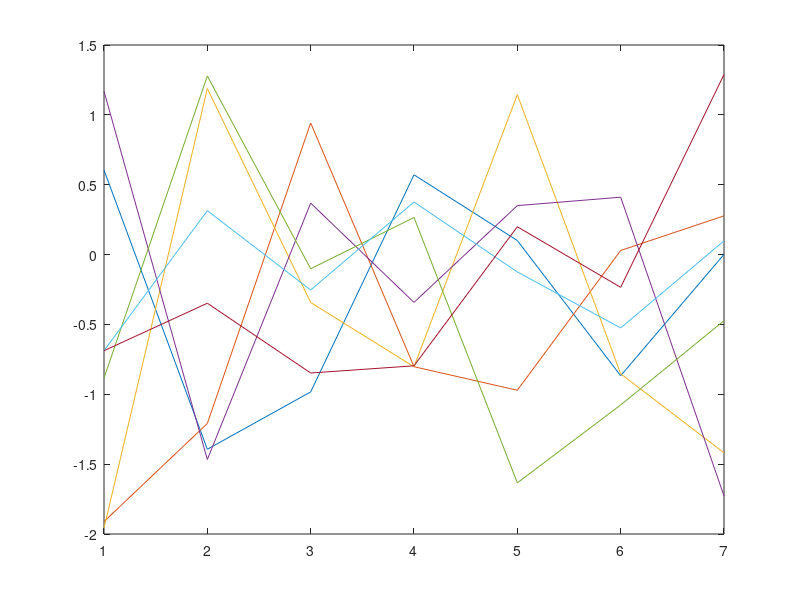

Recreate this plot in MATLAB. (Note: this script raises an error after producing the figure.)
clear all; close all; clc
iFig = 0;

% grab some plotting colors
h = plot(randn(7));
for i = 1:7; colors(i,:) = h(i).Color; end
close all;

%% *** Experiment Setup ***************************************************

% site names
sites = [{'Amplero'},{'Blodgett'},{'Bugac'   },{'ElSaler2'},{'ElSaler' },...
    {'Espirra'},{'FortPeck'},{'Harvard' },{'Hesse'   },{'Howlandm'},...
    {'Howard' },{'Hyytiala'},{'Kruger'  },{'Loobos'  },{'Merbleue'},...
    {'Mopane' },{'Palang'  },{'Sylvania'},{'Tumba'   },{'UniMich' }];
Nsites = length(sites);

% Models
modelNames = [ ...
    {'CABLE 2.0'}
    {'CABLE 2.0 SLI'}
    {'CHTESSEL'}
    {'COLASSiB 2.0'}
    {'ISBA SURFEX 7.3 3l'}
    {'ISBA SURFEX 7.3 dif'}
    {'JULES 3.1'}
    {'JULES 3.1 (altP)'}
    {'Manabe Bucket'}
    {'Mosaic'}
    {'Noah 2.7.1'}
    {'Noah 3.2'}
    {'Noah 3.3'}
    %          {'ORCHIDEE.trunk_r1401'}
    %          {'SUMMA.1.0.exp.01.000'}
    %          {'SUMMA.1.0.exp.01.001'}
    %          {'SUMMA.1.0.exp.01.002'}
    %          {'SUMMA.1.0.exp.01.003'}
    %          {'SUMMA.1.0.exp.01.004'}
    %          {'SUMMA.1.0.exp.01.005'}
    %          {'SUMMA.1.0.exp.01.006'}
    %          {'SUMMA.1.0.exp.01.007'}
    %          {'SUMMA.1.0.exp.01.008'}
    %          {'SUMMA.1.0.exp.01.009'}
    {'Penman Monteith'}];
Nmodels = length(modelNames);

%% *** Load Data **********************************************************

% % screen report
% fprintf('Loading Data ... \n'); tic;
% fprintf(repmat('.',[1,Nsites]));
% fprintf('\n');
% 
% % loop sites
% for s = 1:Nsites
%     fprintf('.');
%     
%     % load pals data
%     fname = strcat('../data/pals_data/extracted/',sites{s},'.txt');
%     pals(:,:,s) = load(fname);
%     
%     % load  data
%     fname = strcat('../data/model_data/extracted/',sites{s},'.mat');
%     data = load(fname);
%     model(:,:,:,s) = data.model;
%     
% end % sites
% 
% % screen report
% fprintf(' finished; time = %f \n',toc);
% 
% all_data.pals = pals;
% all_data.model = model;
% save('all_data.mat','all_data','-v7.3');

load('all_data.mat');
pals = all_data.pals;
model = all_data.model;

%% *** Calculate Indices **************************************************

% screen report
fprintf('Calculating Indices ... \n'); tic;
fprintf(repmat('.',[1,Nsites]));
fprintf('\n');

% init storage
PE  = zeros(1,Nsites)./0;
PP  = zeros(1,Nsites)./0;
DI  = zeros(1,Nsites)./0;
TP  = zeros(1,Nsites)./0;
EE  = zeros(1,Nsites)./0;
EF  = zeros(1,Nsites)./0;
EEm = zeros(Nsites,Nmodels)./0;
EFm = zeros(Nsites,Nmodels)./0;

% aggregate to annual means
for s = 1:Nsites
    fprintf('.');
    
    % find missing values in PALS data
    Iy = find(all(~isnan(squeeze(pals(:,:,s))')))';
    if isempty(Iy); continue; end
    
    % find missing vales in model
    Im1 = find(all(~isnan(squeeze(model(Iy     ,9,:,s))')));
    Im2 = find(all(~isnan(squeeze(model(Iy(Im1),10,:,s))')));
    Iy = Iy(Im1(Im2));
    if length(Iy) < 2e4; continue; end
    
    % dryness index
    PE(s) = mean(model(Iy,10,end,s))/2454000 * 60*30 *length(Iy);
    PP(s) = sum(pals(Iy,9,s));% * 60*30;% *length(Iy);
    DI(s) = PE(s)/PP(s);
    
    % evaporative fraction
    for m = 1:Nmodels
        EEm(s,m) = nanmean(model(Iy,10,m,s))/2454000 * 60*30 *length(Iy);
        EFm(s,m) = EEm(s,m) / PP(s);
    end % models
    EE(s) = mean(pals(Iy,10,s))/2454000 * 60*30 *length(Iy);
    EF(s) = EE(s)/PP(s);
    
    % Turc-Pike
    v = 2;
    TP(s) = (1+DI(s)^-v)^(-1/v);% * PP(y,s);
    
    % regression inputs
    Ta(s) = mean(pals(Iy,5,s));
    Rn(s) = mean(pals(Iy,6,s));
        
end % sites

% screen report
fprintf(' finished; time = %f \n',toc);

%% *** Perform Regression *************************************************

% screen report
fprintf('Training Regressions ... \n'); tic;
fprintf(repmat('.',[1,Nsites]));
fprintf('\n');

clear reg LR
for s = 1:Nsites
    fprintf('.');
    
    % grab loo training/testing data
    S = 1:Nsites; S(S == s) = [];
    di = DI(S); pp = PP(S); pe = PE(S); ta = Ta(S); rn = Rn(S); ef = EF(S); tp = TP(S);
    Xtrain = [tp(:),ta(:),pp(:),rn(:),ones(size(di(:)))];
    Ytrain = ef(:);% - tp(:);
    Xtest = [TP(s),Ta(s),PP(s),Rn(s),1];
    Ytest = EF(s);% - TP(s);
    
    % remove missing values
    Ix = find(any(isnan(Xtrain)));
    Xtrain(Ix,:) = [];
    Ytrain(Ix) = [];
    Iy = find(isnan(Ytrain));
    Xtrain(Iy,:) = [];
    Ytrain(Iy) = [];
    
    % train model
    reg(:,s) = Xtrain\Ytrain;
    
    % predict with trained model
    Ix = find(all(~isnan(Xtest)));
    LR(s) = Xtest * reg(:,s);% + TP(s);
    
end

% screen report
fprintf(' finished; time = %f \n',toc);

%% *** Calculate Bootstrap Significance ***********************************

% total number of data
assert(all(~isnan(DI)));

% number of bootstrap samples
Nboot = 1e4;

% storage
bu = zeros(Nboot,Nmodels)/0;

% loop through models
for m = 1:Nmodels
    
    % true mean
    mu(m) = abs(mean(LR) - mean(EFm(:,m)));
    
    % total data vector
    comb = cat(1,LR',EFm(:,m));
    
    % bootstrap means
    for b = 1:Nboot
        
        % sample with replacement
        S = datasample(1:length(comb),length(comb));
        S1 = comb(S(1:length(comb)/2));
        S2 = comb(S(length(comb)/2+1:end));
        
        % bootstrap mean
        bu(b,m) = abs(mean(S1) - mean(S2));
        
    end % bootstrap
    
    % calculate significance
    pValue(2+m) = length(find(bu(:,m)>mu(m)))/Nboot;
    
end % models

%% *** Calculate RMSEs ****************************************************

% total number of data
I = find(~isnan(DI));
Ni = length(I);

% bootstrap samples
Nboot = 1000;
for b = 1:Nboot
    
    % sample with replcement
    S = datasample(1:Ni,Ni);
    
    % calculte RMSEs
    RMSE.TP(b) = rmse(TP(I(S))',EF(I(S))');
    RMSE.LR(b) = rmse(LR(I(S))',EF(I(S))');
    for m = 1:Nmodels
        efm = squeeze(EFm(:,m));
        RMSE.model(m,b) = rmse(efm(I(S)),EF(I(S))');
    end
    
    % calculte MAEs
    MAE.TP(b) = mae(TP(I(S))',EF(I(S))');
    MAE.LR(b) = mae(LR(I(S))',EF(I(S))');
    for m = 1:Nmodels
        efm = squeeze(EFm(:,m));
        MAE.model(m,b) = mae(efm(I(S)),EF(I(S))');
    end
    
end % Nboot

RMSEs = cat(1,[RMSE.TP;RMSE.LR],RMSE.model(1:end,:));
[~,rank] = sort(mean(RMSEs'));
RMSEs = RMSEs(rank,:);

MAEs = cat(1,[MAE.TP;MAE.LR],MAE.model(1:end,:));
[~,rank] = sort(mean(MAEs'));
MAEs = MAEs(rank,:);

%% *** Plot Budyko Curve **************************************************

% Turc-Pike curve
Xtp = 0:0.1:10.5;
Ytp = (1+Xtp.^-v).^(-1/v);

% initialize figure
iFig = iFig+1; figure(iFig); close(iFig); figure(iFig);
set(gcf,'color','w','position',[1000,894,1050,425]);

% plot turc-pike curve
h1 = plot(Xtp,Ytp,'-k','linewidth',0.5); hold on;
h2 = plot(DI,EF,'s','color',colors(1,:),'markersize',8,'markerfacecolor',colors(1,:));
clear h

% plot model data
for s = 1:Nsites
    h(s,:) = plot(DI(s),squeeze(EFm(s,1:end-1)),'.','color',colors(2,:));
end

% plot regression data
h3 = plot(DI,LR,'o','color',colors(4,:),'markersize',8,'markerfacecolor',colors(4,:));

% plot budyko curve
h0 = plot([0,1],[0,1],'k--');
plot([1,10.5],[1,1],'k--');

% labels
xlabel('Dryness Index','fontsize',16);
ylabel('Evaporative Fraction','fontsize',16);
legend([h1,h2(1),h(1,1),h3(1)],'Turc-Pike','PALS Data','Land Models',...
    'Linear Regression','location','nw');%modelNames(1:end-1)');

% aesthetics
set(gca,'ylim',[0,1.5]);
set(gca,'xlim',[0,10.5]);

% save Budybo Curve figure
figure(1);
set(gcf,'PaperPositionMode','auto')
saveas(gcf,'figures/BudykoCurve.png');

%% *** Plot RMSE Statistics ***********************************************

xnames = [{'Turc-Pike'};{'Benchmark Reg.'};modelNames(1:end)];

iFig = iFig+1; figure(iFig); close(iFig); figure(iFig);
set(gcf,'color','w','position',[440   324   624   474])

% boxplot(RMSEs');
boxplot(MAEs');
set(gca,'xticklabel',xnames(rank));
h = gca;
h.XTickLabelRotation = 60;
grid on;
% ylabel('RMSE of Evap. Frac.','fontsize',20);
ylabel('MAE of Evap. Frac.','fontsize',20);
set(gca,'ylim',[0,0.5]);
set(gca,'fontsize',16)

% save MAE figure
figure(iFig);
set(gcf,'PaperPositionMode','auto')
saveas(gcf,'figures/Figure 3 - BudykoMAE.png');

%% *** End Program ********************************************************



